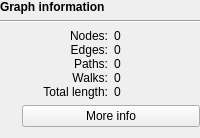
         <widget class="QWidget" name="graphDetailsWidget" native="true">
          <property name="enabled">
           <bool>true</bool>
          </property>
          <layout class="QGridLayout" name="gridLayout_6">
           <property name="leftMargin">
            <number>0</number>
           </property>
           <property name="topMargin">
            <number>0</number>
           </property>
           <property name="rightMargin">
            <number>0</number>
           </property>
           <item row="2" column="1">
            <widget class="QWidget" name="widget_14" native="true">
             <layout class="QGridLayout" name="gridLayout_4">
              <property name="leftMargin">
               <number>0</number>
              </property>
              <property name="topMargin">
               <number>0</number>
              </property>
              <property name="rightMargin">
               <number>0</number>
              </property>
              <property name="bottomMargin">
               <number>0</number>
              </property>
              <property name="verticalSpacing">
               <number>0</number>
              </property>
              <item row="1" column="0">
               <widget class="QLabel" name="label_6">
                <property name="text">
                 <string>Edges:</string>
                </property>
                <property name="alignment">
                 <set>Qt::AlignRight|Qt::AlignTrailing|Qt::AlignVCenter</set>
                </property>
               </widget>
              </item>
              <item row="1" column="1">
               <widget class="QLabel" name="edgeCountLabel">
                <property name="text">
                 <string>0</string>
                </property>
               </widget>
              </item>
              <item row="2" column="0">
               <widget class="QLabel" name="label_6p">
                <property name="text">
                 <string>Paths:</string>
                </property>
                <property name="alignment">
                 <set>Qt::AlignRight|Qt::AlignTrailing|Qt::AlignVCenter</set>
                </property>
               </widget>
              </item>
              <item row="2" column="1">
               <widget class="QLabel" name="pathCountLabel">
                <property name="text">
                 <string>0</string>
                </property>
               </widget>
              </item>
              <item row="3" column="0">
               <widget class="QLabel" name="label_6w">
                <property name="text">
                 <string>Walks:</string>
                </property>
                <property name="alignment">
                 <set>Qt::AlignRight|Qt::AlignTrailing|Qt::AlignVCenter</set>
                </property>
               </widget>
              </item>
              <item row="3" column="1">
               <widget class="QLabel" name="walkCountLabel">
                <property name="text">
                 <string>0</string>
                </property>
               </widget>
              </item>
              <item row="4" column="0">
               <widget class="QLabel" name="label_8">
                <property name="text">
                 <string>Total length:</string>
                </property>
                <property name="alignment">
                 <set>Qt::AlignRight|Qt::AlignTrailing|Qt::AlignVCenter</set>
                </property>
               </widget>
              </item>
              <item row="4" column="1">
               <widget class="QLabel" name="totalLengthLabel">
                <property name="text">
                 <string>0</string>
                </property>
               </widget>
              </item>
              <item row="0" column="1">
               <widget class="QLabel" name="nodeCountLabel">
                <property name="text">
                 <string>0</string>
                </property>
               </widget>
              </item>
              <item row="0" column="0">
               <widget class="QLabel" name="label_2">
                <property name="text">
                 <string>Nodes:</string>
                </property>
                <property name="alignment">
                 <set>Qt::AlignRight|Qt::AlignTrailing|Qt::AlignVCenter</set>
                </property>
               </widget>
              </item>
             </layout>
            </widget>
           </item>
           <item row="1" column="0" colspan="2">
            <widget class="Line" name="line_2">
             <property name="orientation">
              <enum>Qt::Horizontal</enum>
             </property>
            </widget>
           </item>
           <item row="2" column="0">
            <widget class="InfoTextWidget" name="graphInformationInfoText" native="true">
             <property name="sizePolicy">
              <sizepolicy hsizetype="Fixed" vsizetype="Fixed">
               <horstretch>0</horstretch>
               <verstretch>0</verstretch>
              </sizepolicy>
             </property>
             <property name="minimumSize">
              <size>
               <width>16</width>
               <height>16</height>
              </size>
             </property>
             <property name="toolTip">
              <string>&lt;html&gt;&lt;head/&gt;&lt;body&gt;&lt;p&gt;Node codes, edge count and total length are calculated using single nodes, not double nodes.&lt;br/&gt;&lt;br/&gt;For example, node 5+ and node 5- would only be counted once.&lt;/p&gt;&lt;/body&gt;&lt;/html&gt;</string>
             </property>
            </widget>
           </item>
           <item row="0" column="0" colspan="2">
            <widget class="QLabel" name="label_7">
             <property name="font">
              <font>
               <bold>true</bold>
              </font>
             </property>
             <property name="text">
              <string>Graph information</string>
             </property>
            </widget>
           </item>
           <item row="4" column="1">
            <widget class="QPushButton" name="moreInfoButton">
             <property name="focusPolicy">
              <enum>Qt::StrongFocus</enum>
             </property>
             <property name="text">
              <string>More info</string>
             </property>
            </widget>
           </item>
          </layout>
         </widget>
